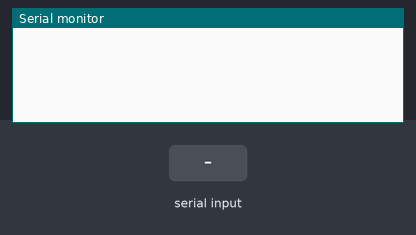
Recording of a sketch running on a simulated Arduino Uno, built with avr-gcc and run on an emulated ATmega328P. Shown: the last lines printed to the serial monitor. Inputs (shaded band) come from the test bench.

Above: at 1.2 s.
1.3 s: "90,45\n" received over the second serial link
At 2.4 s:
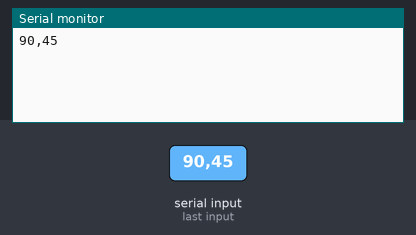
2.8 s: "5\n" received over the second serial link
At 3.5 s:
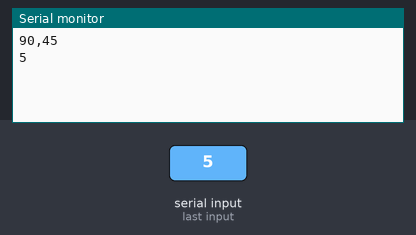

Measured:
- after the input at 1.3 s, the serial monitor: prints a new line at once (image 1)
- after the input at 2.8 s, the serial monitor: prints a new line at once (image 2)

The sketch:

co2_2.ino
```cpp
#include <SoftwareSerial.h>
#define MAX_QUEUE_SIZE 100
#define MAX_PACKET_SIZE 100

SoftwareSerial Co2Serial(3, 2);

char RxQueue[MAX_QUEUE_SIZE];
int QueWRPos=0;
int QueRDPos=0;

char RxBuff[MAX_PACKET_SIZE];
int RxWRPos=0;

void UARTx_ISR(void) {
  int iTmp;
  iTmp=QueWRPos+1;
  if(iTmp>=MAX_QUEUE_SIZE)
    iTmp=0;

  if(iTmp!=QueRDPos)  //Non-Overflow
  {
      RxQueue[QueWRPos]=Co2Serial.read();
      QueWRPos=iTmp;
  }
     //Overflow -> Discard data
}

// Packet format : [D6][D5][D4][D3][D2][D1][SP]['p']['p']['m'][0x0D][0x0A]
int RxParser(void) {
  int iPos,LP01;
  char *pSrcBuff;
  long RetPPM; //The data type is depend on MCU

  if(RxWRPos<7)
    return -1;
  //Minimum packet : [D1][SP]['p']['p']['m'][0x0D][0x0A]

    iPos=RxWRPos-7;
    pSrcBuff=&RxBuff[iPos];

    if((pSrcBuff[1]!=0x20)||
    (pSrcBuff[2]!='p')||
    (pSrcBuff[3]!='p')||
    (pSrcBuff[4]!='m')||
    (pSrcBuff[5]!=0x0D)||
    (pSrcBuff[6]!=0x0A))
      return -1;

  pSrcBuff[1]=0; //Insert the termination character in [SP]
  //Search the first character of PPM string
  pSrcBuff=NULL;
  for(LP01=0;LP01<=iPos;LP01++)
    if(RxBuff[LP01]!=0x20) {
      pSrcBuff=&RxBuff[LP01];
      break;
    }

  if(pSrcBuff==NULL)
    return -1;

  RetPPM=atol(pSrcBuff); //or atoi(pSrcBuff)
  Serial.println(RetPPM);
  return 0;
}

void UARTx_Process(void) {
  char cTmp;
  while(QueWRPos!=QueRDPos) { //Serialization
    cTmp=RxQueue[QueRDPos];
    QueRDPos++;
    if(QueRDPos>=MAX_QUEUE_SIZE)
      QueRDPos=0;

    RxBuff[RxWRPos]=cTmp;
    RxWRPos++;

    if(cTmp==0x0A) {  //0x0A=End of Packet
      RxParser();
      RxWRPos=0;
      return;
    }
    else if(RxWRPos>=MAX_PACKET_SIZE) //Discard data on overflow
      RxWRPos=0;
  }
}


void setup() {
  Serial.begin(38400);
  Co2Serial.begin(38400);
}

void loop() {

 // UARTx_ISR();
  //UARTx_Process();
  //Serial.println(RxBuff);
  if (Co2Serial.available())
        Serial.write(Co2Serial.read());
  if (Serial.available())
       Co2Serial.write(Serial.read());
  //delay(1000);
}
```
